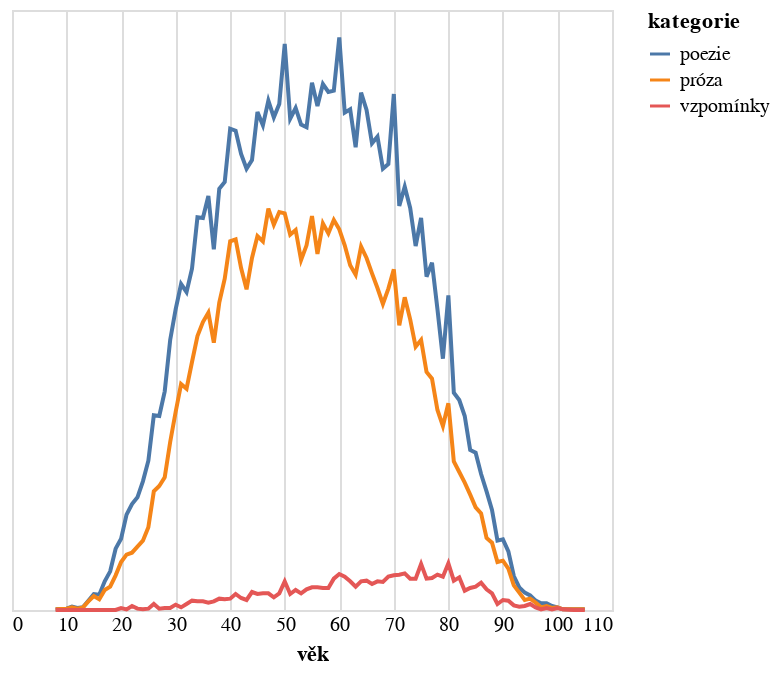

The notebook cell saved with this chart:
### Code cell
do_grafu2 = do_grafu.filter(pl.col("rok") > 1950).group_by(["vek","kategorie"]).len().rename({"len":"počet","vek":"věk"})

alt.Chart(do_grafu2.to_pandas()).mark_line().encode(
    alt.X('věk:Q').axis(domain=False, tickSize=0),
    alt.Y('počet:Q').stack('zero').axis(None),
    alt.Color('kategorie:N')
)

### Figure 1 — Vega-Lite specification as saved in the notebook (floating-point values rounded to 4 significant figures; data arrays with more than 128 entries replaced by an {"elided": "..."} marker saying what was removed)
{"config": {"view": {"continuousWidth": 300, "continuousHeight": 300}}, "data": {"name": "data-f91ac924a97790e181d72f9ab7d1c71e"}, "mark": {"type": "line"}, "encoding": {"color": {"field": "kategorie", "type": "nominal"}, "x": {"axis": {"domain": false, "tickSize": 0}, "field": "věk", "type": "quantitative"}, "y": {"axis": null, "field": "počet", "stack": "zero", "type": "quantitative"}}, "$schema": "https://vega.github.io/schema/vega-lite/v5.8.0.json", "datasets": {"data-f91ac924a97790e181d72f9ab7d1c71e": {"elided": "264 records"}}}
